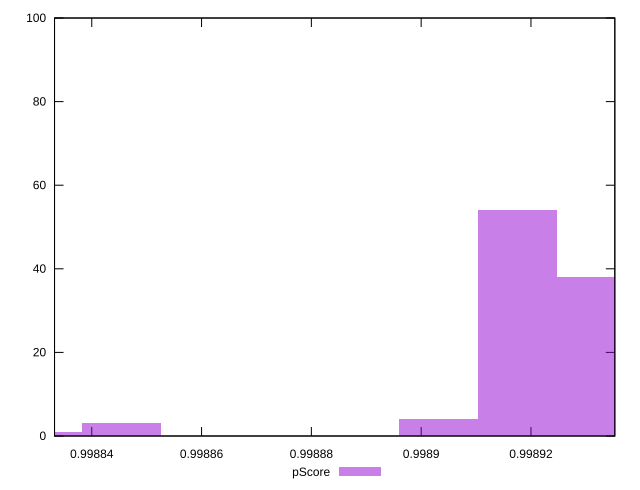

Here is the gnuplot script that generated this plot:
reset

$pScore <<EOF
0.9989175742348351 54
0.9989031373407689 4
0.9989320111289014 38
0.9988453897645037 3
0.9988309528704373 1
EOF

set key outside below
set boxwidth 0.000014436894066291408
set xrange [0.9988332195298826:0.9989352736633577]
set yrange [0:100]
set trange [0:100]
set style fill transparent solid 0.5 noborder
set terminal svg size 640, 490 enhanced background rgb 'white'
set output "reprap/interactive/samples/pages+cached+noexternal+nojs/pScore/histogram.svg"

plot $pScore title "pScore" with boxes

reset
